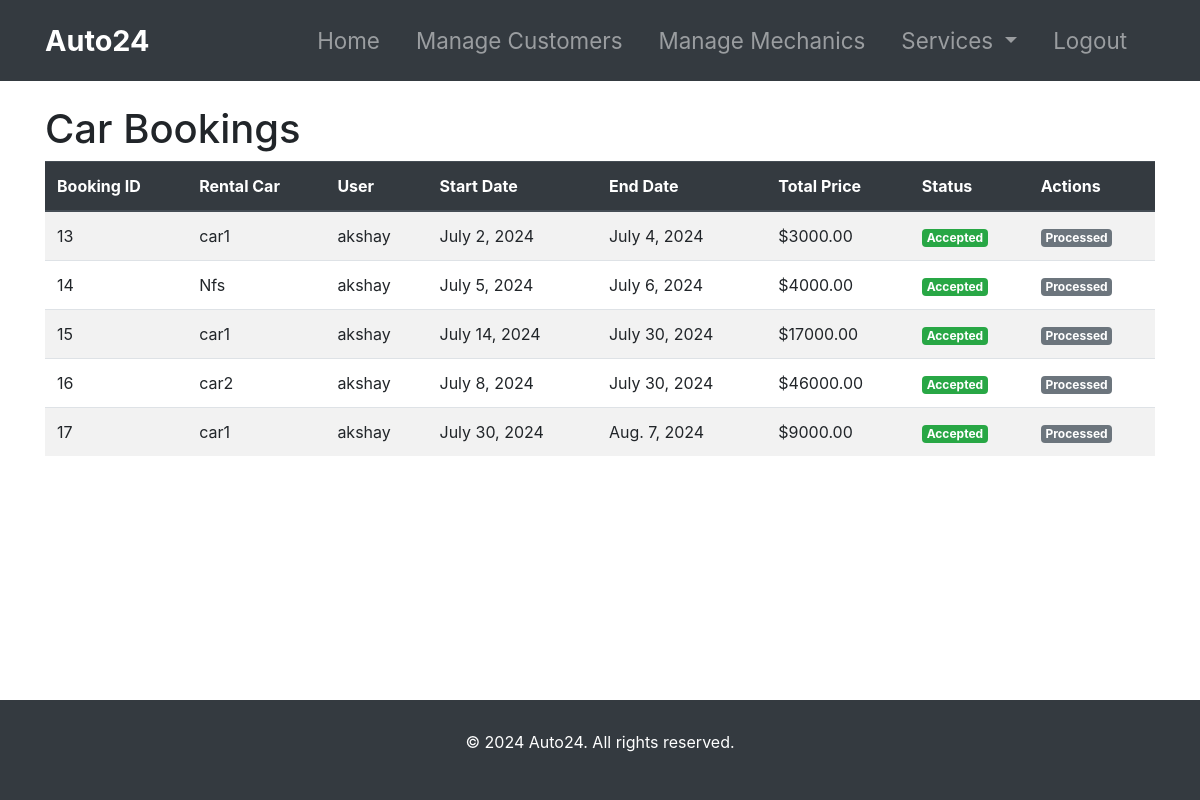
The app's page /adminpage/bookings/ with its own data.
### admin_management/models.py (models this page shows, shortened)
class Booking(models.Model):
    PENDING = 'PENDING'
    ACCEPTED = 'ACCEPTED'
    REJECTED = 'REJECTED'
    STATUS_CHOICES = [
        (PENDING, 'Pending'),
        (ACCEPTED, 'Accepted'),
        (REJECTED, 'Rejected'),
    ]
    rental_car = models.ForeignKey(RentalCar, on_delete=models.CASCADE)
    user = models.ForeignKey(User, on_delete=models.CASCADE)
    start_date = models.DateField()
    end_date = models.DateField()
    status = models.CharField(max_length=8, choices=STATUS_CHOICES, default=PENDING)
    created_at = models.DateTimeField(default=timezone.now)
    @property
    def total_price(self):
        duration = (self.end_date - self.start_date).days + 1
        return duration * self.rental_car.daily_rate

class RentalCar(models.Model):
    name=models.CharField(max_length=100)
    description=models.TextField()
    image=models.ImageField(upload_to='rental_cars/')
    daily_rate=models.DecimalField(max_digits=10,decimal_places=2)
    availability=models.BooleanField(default=True)
    created_at = models.DateTimeField(default=timezone.now)

### admin_management/views.py (the view)
# urls.py: path('adminpage/bookings/', views.admin_pending_bookings, name='admin_pending_bookings'),
def admin_pending_bookings(request):
    all_bookings = Booking.objects.order_by('-created_at')
    paginator = Paginator(all_bookings, 10)
    page = request.GET.get('page')
    try:
        all_bookings = paginator.page(page)
    except PageNotAnInteger:
        all_bookings = paginator.page(1)  # If page is not an integer, deliver first page.
    except EmptyPage:
        all_bookings = paginator.page(paginator.num_pages)  # If page is out of range, deliver last page.
    return render(request, 'adminpage/rental_cars/pending_bookings.html', {'all_bookings': all_bookings})

### templates/adminpage/rental_cars/pending_bookings.html (shortened to what this page needs)
{% extends 'adminpage/base.html' %}
{% block content %}
<div class="container mt-4">
    <h1>Car Bookings</h1>
    {% if all_bookings %}
        <table class="table table-striped">
            <thead class="thead-dark">
                <tr>
                    <th scope="col">Booking ID</th>
                    <th scope="col">Rental Car</th>
                    <th scope="col">User</th>
                    <th scope="col">Start Date</th>
                    <th scope="col">End Date</th>
                    <th scope="col">Total Price</th>
                    <th scope="col">Status</th>
                    <th scope="col">Actions</th>
                </tr>
            </thead>
            <tbody>
                {% for booking in all_bookings %}
                    <tr>
                        <td>{{ booking.id }}</td>
                        <td>{{ booking.rental_car.name }}</td>
                        <td>{{ booking.user.username }}</td>
                        <td>{{ booking.start_date }}</td>
                        <td>{{ booking.end_date }}</td>
                        <td>${{ booking.total_price }}</td>
                        <td>
                            {% if booking.status == 'PENDING' %}
                                <span class="badge badge-warning">{{ booking.get_status_display }}</span>
                            {% elif booking.status == 'ACCEPTED' %}
                                <span class="badge badge-success">{{ booking.get_status_display }}</span>
                            {% else %}
                                <span class="badge badge-danger">{{ booking.get_status_display }}</span>
                            {% endif %}
                        </td>
                        <td>
                            {% if booking.status == 'PENDING' %}
                                <a href="{% url 'admin_update_booking_status' booking.id 'ACCEPTED' %}" class="btn btn-success btn-sm">Accept</a>
                                <a href="{% url 'admin_update_booking_status' booking.id 'REJECTED' %}" class="btn btn-danger btn-sm">Reject</a>
                            {% else %}
                                <span class="badge badge-secondary">Processed</span>
                            {% endif %}
                        </td>
                    </tr>
                {% endfor %}
            </tbody>
        </table>
    {% else %}
        <p class="alert alert-info">No bookings found.</p>
    {% endif %}
</div>
{% endblock %}

### templates/adminpage/base.html (style rules this page uses)
body { display: flex; flex-direction: column; min-height: 100vh; }

### records on screen
Booking: id "13", rental_car.name "car1", user.username "akshay", start_date "July 2, 2024", end_date "July 4, 2024", total_price "3000.00", status "Accepted", shows "Processed"
Booking: id "14", rental_car.name "Nfs", user.username "akshay", start_date "July 5, 2024", end_date "July 6, 2024", total_price "4000.00", status "Accepted", shows "Processed"
Booking: id "15", rental_car.name "car1", user.username "akshay", start_date "July 14, 2024", end_date "July 30, 2024", total_price "17000.00", status "Accepted", shows "Processed"
Booking: id "16", rental_car.name "car2", user.username "akshay", start_date "July 8, 2024", end_date "July 30, 2024", total_price "46000.00", status "Accepted", shows "Processed"
Booking: id "17", rental_car.name "car1", user.username "akshay", start_date "July 30, 2024", end_date "Aug. 7, 2024", total_price "9000.00", status "Accepted", shows "Processed"
